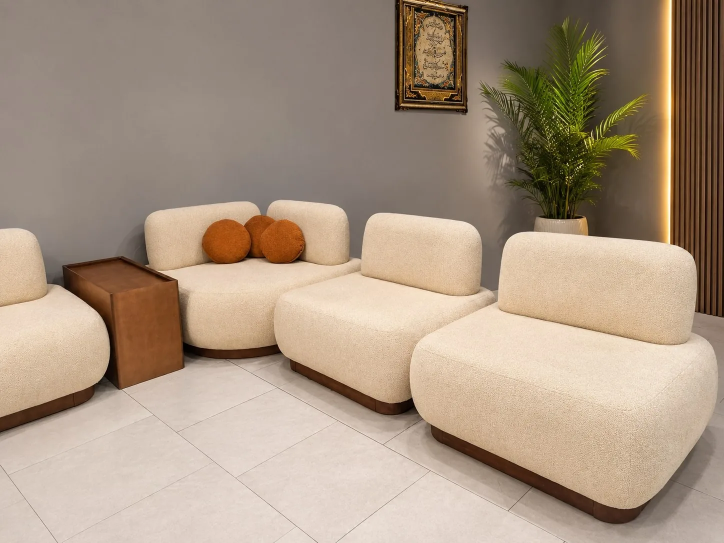
#> input picture images/product-1.webp, 1448 x 1086 px (shown at 1/2 size)
$ python build_mochi_perfect.py
#> lines starting #> are read from the running program, lines starting #| are printed output that depends on the picture
"""
Build Master Perfect Mask for Product 1 (مبل راحتی مدل موچی - Mochi Sofa).

Key Elements Handled with Sub-Pixel Precision:
1. High-res base segmentation from raw_mask_1 for natural sectional & chaise curves
2. Full left armchair reconstruction via connected-component fabric segmentation
3. Strict wooden coffee table exclusion confined to exact physical table polygon
4. Background plant pot & leaves exclusion strictly above right sofa backrest (dome curve y >= 464)
5. Elimination of backrest corner gaps and cushion holes
6. Clean subtraction of dark wood plinths and floor tiles
7. Gaussian sub-pixel anti-aliasing with edge padding (alpha=255 at x=0)
8. Injects optimized Base64 PNG mask directly into js/masks-data.js
"""

import os
import io
import re
import base64
import numpy as np
from PIL import Image
import cv2
from scipy.ndimage import gaussian_filter, binary_fill_holes

project_dir = os.path.dirname(os.path.dirname(os.path.abspath(__file__)))
prod1_path = os.path.join(project_dir, 'images', 'product-1.webp')
masks_data_path = os.path.join(project_dir, 'js', 'masks-data.js')
raw_mask_path = r'c:\Users\Mahdi\Desktop\ذذذذذذذذذذذذذ\raw_mask_1.png'

orig_img = Image.open(prod1_path).convert('RGB')
#> orig_img is the input picture: PIL image 1448x1086 RGB; mean R, G, B 169.2, 149.8, 130.4
orig = np.array(orig_img)
h, w, _ = orig.shape
#> h = 1086; w = 1448
yy, xx = np.meshgrid(np.arange(h), np.arange(w), indexing='ij')

r = orig[:, :, 0].astype(int)
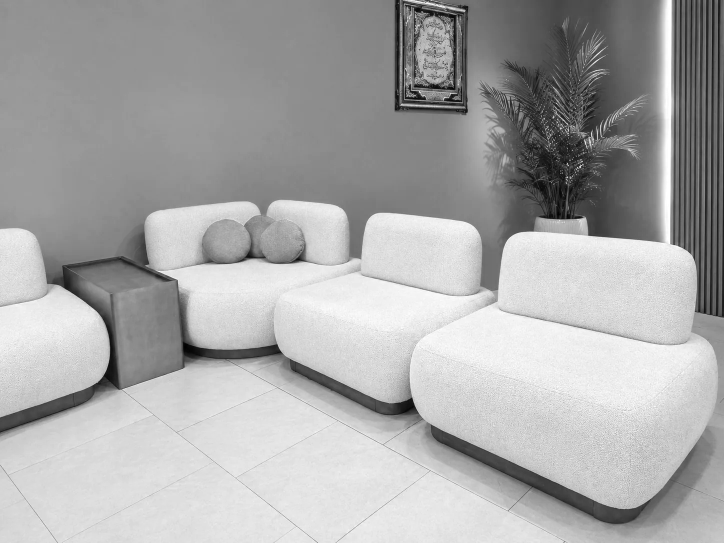
#> r: shape (1086, 1448) int64 (shown at 1/2 size); min 0, max 255, mean 169.2
g = orig[:, :, 1].astype(int)
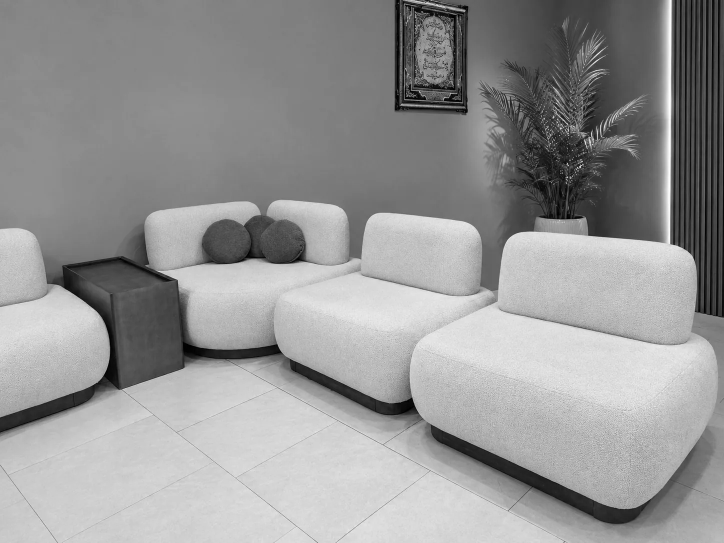
#> g: shape (1086, 1448) int64 (shown at 1/2 size); min 0, max 255, mean 149.8
b = orig[:, :, 2].astype(int)
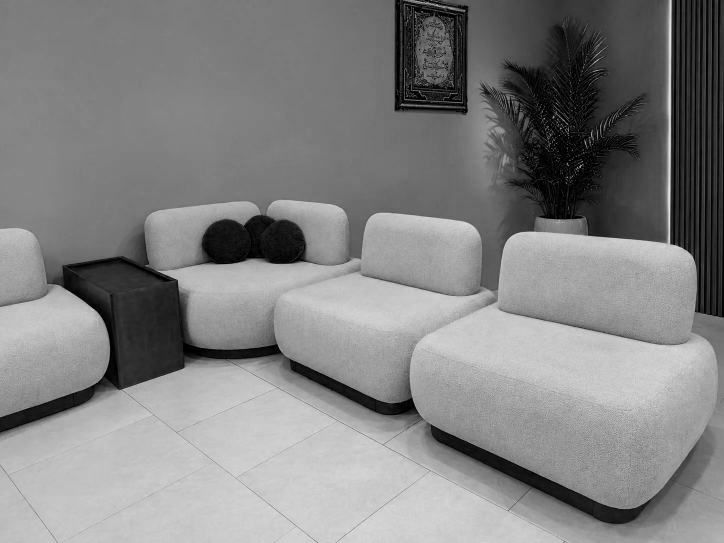
#> b: shape (1086, 1448) int64 (shown at 1/2 size); min 0, max 235, mean 130.4

# 1. Base Mask from high-res segmentation
if os.path.exists(raw_mask_path):
    mask = np.array(Image.open(raw_mask_path)) > 100
else:
#> (the run stopped early here; a loop or call above may not have finished)
